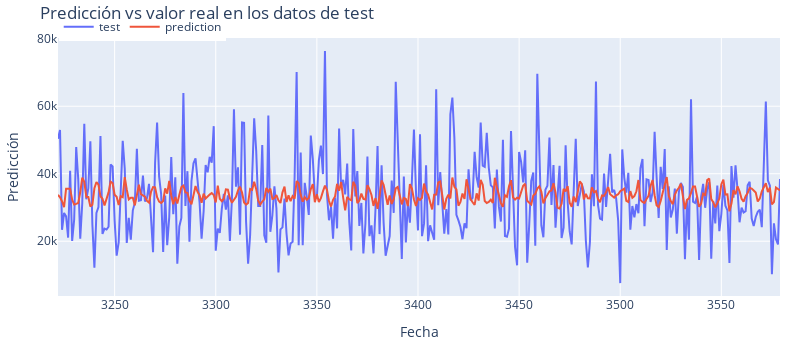

Notebook code cell kept with this figure:
### Code cell
# Gráfico predicciones vs valor real
# ======================================================================================
fig = go.Figure()
trace1 = go.Scatter(x=X_test.index, y=X_test['Soles_Withdrawn'], name="test", mode="lines")
trace2 = go.Scatter(x=predicciones.index, y=predicciones['pred'], name="prediction", mode="lines")
fig.add_trace(trace1)
fig.add_trace(trace2)
fig.update_layout(
    title="Predicción vs valor real en los datos de test",
    xaxis_title="Fecha",
    yaxis_title="Predicción",
    width=800,
    height=350,
    margin=dict(l=20, r=20, t=35, b=20),
    legend=dict(
        orientation="h",
        yanchor="top",
        y=1.1,
        xanchor="left",
        x=0.001
    )
)
fig.show()

### Figure 1 — Plotly figure (JSON) as saved in the notebook; plotly's stock layout.template omitted (floating-point values rounded to 4 significant figures; data arrays with more than 128 entries replaced by an {"elided": "..."} marker saying what was removed)
{"data": [{"mode": "lines", "name": "test", "type": "scatter", "x": {"elided": "358 int values"}, "y": {"elided": "358 int values"}}, {"mode": "lines", "name": "prediction", "type": "scatter", "x": {"elided": "358 int values"}, "y": {"elided": "358 float values"}}], "layout": {"height": 350, "legend": {"orientation": "h", "x": 0.001, "xanchor": "left", "y": 1.1, "yanchor": "top"}, "margin": {"b": 20, "l": 20, "r": 20, "t": 35}, "title": {"text": "Predicción vs valor real en los datos de test"}, "width": 800, "xaxis": {"title": {"text": "Fecha"}}, "yaxis": {"title": {"text": "Predicción"}}}}
